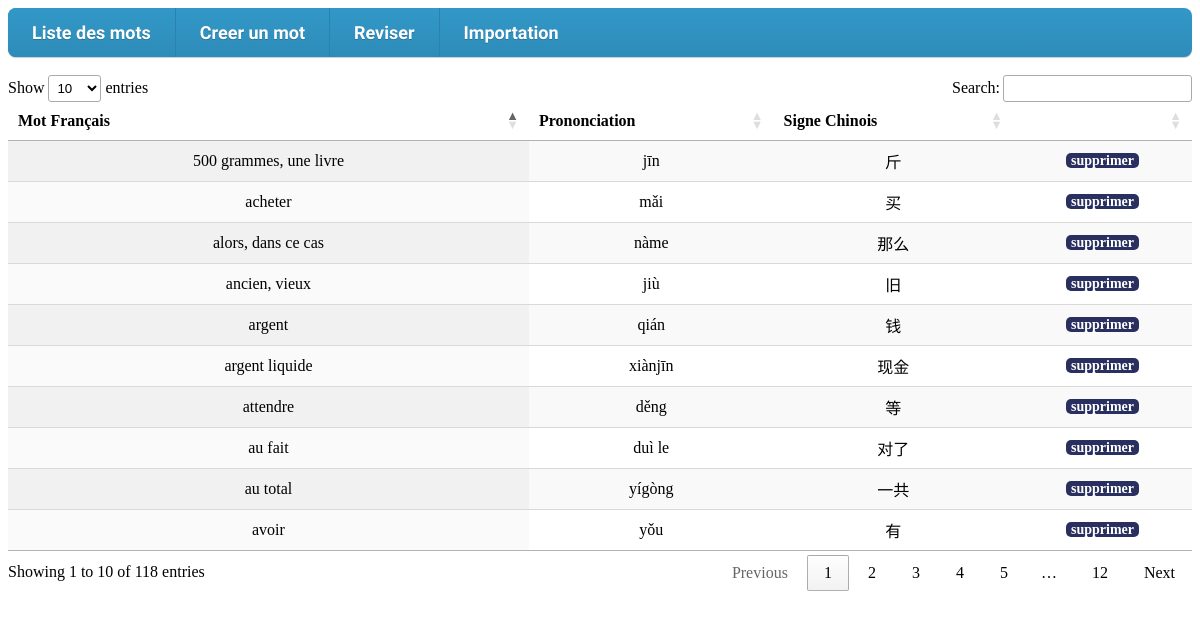
Page /liste.php on the committed database.
### tables this page shows
CREATE TABLE `bibli` (
  `numBibli` int(11) NOT NULL,
  `motFr` varchar(50) NOT NULL,
  `Prononciation` varchar(50) NOT NULL,
  `SigneChi` varchar(50) NOT NULL
);

### Parametres.php (called while the page is built)
<?php
$hote = 'mysql-chin.alwaysdata.net';
$user = 'chin';
$pass = 'lolternet123';
$base = 'chin_bibli';
?>

### laBDD.php (called while the page is built, shortened)
<?php
class laBDD {
	var $hote;
	var $user;
	var $pass;
	var $uneBase;
	var $laConnexion;
    function laBDD($leHote, $leUser, $lePass, $laBase) {
        $this->hote = $leHote;
		$this->user = $leUser;
		$this->pass = $lePass;
		$this->uneBase = $laBase;
    }
    function connexion() {
		$laChaineConnexion='mysql:host='.$this->hote.';dbname='.$this->uneBase;
		$this->laConnexion= new PDO($laChaineConnexion, $this->user, $this->pass, array(PDO::MYSQL_ATTR_INIT_COMMAND => 'SET NAMES utf8'));
        return $this->laConnexion;
    }
	function requete($laReq){
		$this->resultat=$this->laConnexion->prepare($laReq, array(PDO::ATTR_CURSOR, PDO::CURSOR_SCROLL));
		$this->resultat->execute();
		return $this->resultat->fetchAll();
	}
}
?>

### liste.php (the view, shortened to what this page needs)
<?php
require("index.php");
?>
<html>
    <head>
    <link rel="stylesheet" type="text/css" href="//cdn.datatables.net/1.10.16/css/jquery.dataTables.css">
    <link href="Styles/Style.css" rel="stylesheet" type="text/css"/>
     </head>
     <br>
   <form action='' method='post'>
       <?php
       $sql= "SELECT numBibli, motFr, Prononciation, SigneChi FROM bibli";
       $result = $laBase->requete($sql);
    echo '<table id="table" class="display">';
    echo '<thead>';
    echo '<tr>';
    echo '<th>Mot Français</th>';
    echo '<th>Prononciation</th>';
    echo '<th>Signe Chinois</th>';
    echo '<th> </th>';
    echo '</tr>';
    echo '</thead>';
    echo '<tbody>';
    foreach ($result as $unResult)
    {
    echo '<tr>';
    echo '<td style="text-align:center;">' . $unResult[1] . '</td>';
    echo '<td style="text-align:center;">' . $unResult[2] . '</td>';
    echo '<td style="text-align:center;">' . $unResult[3] . '</td>';
    echo '<td style="text-align:center"><a href="supprimer.php?numBibli=' . $unResult[0] . '" onclick="return(confirm(\'Confirmer la suppression\'))" class="btnAction">supprimer</a></td></td>';
    echo '</tr>';
    }
    echo '</tbody>';
    echo '</table>';

### index.php (shortened to what this page needs)
    <?php
require("laBDD.php");
require("Parametres.php");
$laBase=new laBDD($hote, $user, $pass, $base);
?>
<html><head>
        <link href="Styles/sm-core-css.css" rel="stylesheet" type="text/css" >
        <link href="Styles/sm-blue.css" rel="stylesheet" type="text/css" >
        <nav id="main-nav" role="navigation">
<ul id="main-menu" class="sm sm-blue">
<li><a href="liste.php">Liste des mots</a></li>
<li><a href="creer.php">Creer un mot</a></li>
<li><a href="reviser.php">Reviser</a></li>
<li><a href="importer.php">Importation</a></li>
</ul>
</nav>
    </head>
</html>

### Styles/sm-core-css.css (style rules this page uses)
.sm { box-sizing:border-box;position:relative;z-index:9999;-webkit-tap-highlight-color:rgba(0,0,0,0); }
.sm,.sm ul,.sm li { display:block;list-style:none;margin:0;padding:0;line-height:normal;direction:ltr;text-align:left; }
.sm li,.sm a { position:relative; }
.sm a { display:block; }
.sm::after { content:"";display:block;height:0;font:0px/0 serif;clear:both;overflow:hidden; }
.sm *,.sm *::before,.sm *::after { box-sizing:inherit; }

### Styles/sm-blue.css (style rules this page uses)
.sm-blue { background: transparent; border-radius: 8px; box-shadow: 0 1px 4px rgba(0, 0, 0, 0.2); }
.sm-blue a, .sm-blue a:hover, .sm-blue a:focus, .sm-blue a:active { padding: 10px 20px; padding-right: 58px; background: #3092c0; background-image: linear-gradient(to bottom, #3298c8, #2e8cb8); color: #fff; font-family: "PT Sans Narrow", "Arial Narrow", Arial, Helvetica, sans-serif; font-size: 18px; font-weight: bold; line-height: 23px; text-decoration: none; text-shadow: 0 1px 0 rgba(0, 0, 0, 0.2); }
.sm-blue > li:first-child > a, .sm-blue > li:first-child > :not(ul) a { border-radius: 8px 8px 0 0; }
.sm-blue > li:last-child > a, .sm-blue > li:last-child > *:not(ul) a, .sm-blue > li:last-child > ul, .sm-blue > li:last-child > ul > li:last-child > a, .sm-blue > li:last-child > ul > li:last-child > *:not(ul) a, .sm-blue > li:last-child > ul > li:last-child > ul, .sm-blue > li:last-child > ul > li:last-child > ul > li:last-child > a, .sm-blue > li:last-child > ul > li:last-child > ul > li:last-child > *:not(ul) a, .sm-blue > li:last-child > ul > li:last-child > ul > li:last-child > ul, .sm-blue > li:last-child > ul > li:last-child > ul > li:last-child > ul > li:last-child > a, .sm-blue > li:last-child > ul > li:last-child > ul > li:last-child > ul > li:last-child > *:not(ul) a, .sm-blue > li:last-child > ul > li:last-child > ul > li:last-child > ul > li:last-child > ul, .sm-blue > li:last-child > ul > li:last-child > ul > li:last-child > ul > li:last-child > ul > li:last-child > a, .sm-blue > li:last-child > ul > li:last-child > ul > li:last-child > ul > li:last-child > ul > li:last-child > *:not(ul) a, .sm-blue > li:last-child > ul > li:last-child > ul > li:last-child > ul > li:last-child > ul > li:last-child > ul { border-radius: 0 0 8px 8px; }
@media (min-width: 768px) { .sm-blue li { float: left; } }
@media (min-width: 768px) { .sm-blue a { white-space: nowrap; } }
@media (min-width: 768px) { .sm-blue { background: #3092c0; background-image: linear-gradient(to bottom, #3298c8, #2e8cb8); border-radius: 8px; box-shadow: 0 1px 1px rgba(0, 0, 0, 0.2); } }
@media (min-width: 768px) { .sm-blue a, .sm-blue a:hover, .sm-blue a:focus, .sm-blue a:active, .sm-blue a.highlighted { padding: 13px 24px; background: #3092c0; background-image: linear-gradient(to bottom, #3298c8, #2e8cb8); color: #fff; } }
@media (min-width: 768px) { .sm-blue > li:first-child > a, .sm-blue > li:first-child > :not(ul) a { border-radius: 8px 0 0 8px; } }
@media (min-width: 768px) { .sm-blue > li:last-child > a, .sm-blue > li:last-child > :not(ul) a { border-radius: 0 8px 8px 0 !important; } }
@media (min-width: 768px) { .sm-blue > li { border-left: 1px solid #2b82ac; } }
@media (min-width: 768px) { .sm-blue > li:first-child { border-left: 0; } }

### Styles/Style.css (style rules this page uses)
a.btnAction:link { text-decoration:none; color:#0D2382; font-weight: bold; font-size:14px; color:white; background-color:#29305f; border-radius: 5px; padding-left:5px; padding-right:5px; margin:2px; }

### rows in the picture
bibli: motFr "argent", Prononciation "qián", SigneChi "钱"
bibli: motFr "au total", Prononciation "yígòng", SigneChi "一共"
bibli: motFr "acheter", Prononciation "mǎi", SigneChi "买"
bibli: motFr "500 grammes, une livre", Prononciation "jīn", SigneChi "斤"
bibli: motFr "avoir", Prononciation "yǒu", SigneChi "有"
bibli: motFr "alors, dans ce cas", Prononciation "nàme", SigneChi "那么"
bibli: motFr "argent liquide", Prononciation "xiànjīn", SigneChi "现金"
bibli: motFr "au fait", Prononciation "duì le", SigneChi "对了"
bibli: motFr "ancien, vieux", Prononciation "jiù", SigneChi "旧"
bibli: motFr "attendre", Prononciation "děng", SigneChi "等"
